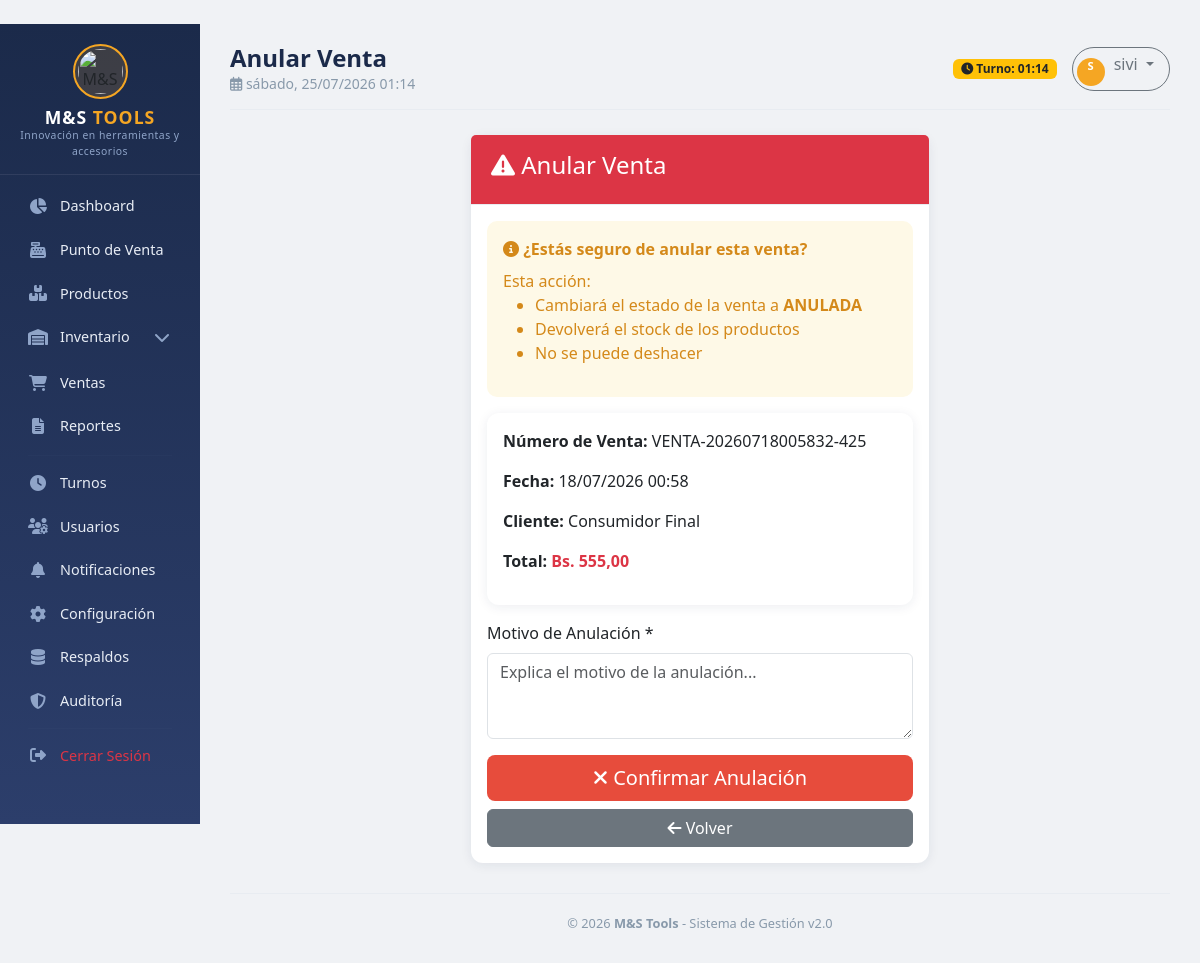
Screenshot of /sales/2/anular/ (signed in) with the database file from the repository.
### apps/sales/models.py (models this page shows, shortened)
class Sale(models.Model):
    PAYMENT_CHOICES = [
        ('EFECTIVO', 'Efectivo'),
        ('TARJETA', 'Tarjeta'),
        ('CREDITO', 'Crédito'),
        ('QR', 'QR / Transferencia'),
    ]
    STATUS_CHOICES = [
        ('PENDIENTE', 'Pendiente'),
        ('COMPLETADA', 'Completada'),
        ('ANULADA', 'Anulada'),
        ('COTIZACION', 'Cotización/Proforma'),
    ]
    INVOICE_CHOICES = [
        ('SIN_IVA', 'Sin IVA (Consumidor Final)'),
        ('CON_IVA', 'Con Factura (16%)'),
    ]
    sale_number = models.CharField('Número de Venta', max_length=20, unique=True)
    date = models.DateTimeField('Fecha', auto_now_add=True)
    user = models.ForeignKey(User, on_delete=models.PROTECT, verbose_name='Vendedor')
    customer_name = models.CharField('Cliente', max_length=200, blank=True)
    customer_phone = models.CharField('Teléfono', max_length=20, blank=True)
    customer_nit = models.CharField('NIT/CI', max_length=20, blank=True)
    subtotal = models.DecimalField('Subtotal', max_digits=12, decimal_places=2, default=0)
    discount = models.DecimalField('Descuento', max_digits=12, decimal_places=2, default=0)
    tax = models.DecimalField('IVA', max_digits=12, decimal_places=2, default=0)
    tax_rate = models.DecimalField('Tasa IVA', max_digits=5, decimal_places=2, default=0)
    total = models.DecimalField('Total', max_digits=12, decimal_places=2, default=0)
    payment_method = models.CharField('Método de Pago', max_length=20, choices=PAYMENT_CHOICES, default='EFECTIVO')
    amount_paid = models.DecimalField('Monto Pagado', max_digits=12, decimal_places=2, default=0)
    change_amount = models.DecimalField('Vuelto', max_digits=12, decimal_places=2, default=0)
    is_quotation = models.BooleanField('¿Es Cotización/Proforma?', default=False)
    invoice_type = models.CharField('Tipo de Facturación', max_length=20, choices=INVOICE_CHOICES, default='SIN_IVA')
    invoice_number = models.CharField('Nº Factura', max_length=20, blank=True)
    status = models.CharField('Estado', max_length=20, choices=STATUS_CHOICES, default='PENDIENTE')
    notes = models.TextField('Observaciones', blank=True)
    created_at = models.DateTimeField('Creado', auto_now_add=True)
    updated_at = models.DateTimeField('Actualizado', auto_now=True)
    class Meta:
        verbose_name = 'Venta'
        verbose_name_plural = 'Ventas'
        ordering = ['-date']

### apps/sales/views.py (the view, shortened to what this page needs)
# urls.py: path('<int:pk>/anular/', views.sale_cancel, name='cancel'),
@login_required
def sale_cancel(request, pk):
    sale = get_object_or_404(Sale, pk=pk)
    if sale.status == 'ANULADA':
        messages.warning(request, 'Esta venta ya fue anulada')
        return redirect('sales:detail', pk=pk)
    if sale.status == 'COTIZACION':
        messages.warning(request, 'Las cotizaciones no se pueden anular')
        return redirect('sales:detail', pk=pk)
    if sale.status == 'PENDIENTE':
        messages.warning(request, 'Las ventas pendientes no se pueden anular')
        return redirect('sales:detail', pk=pk)
    return render(request, 'sales/cancel.html', {'sale': sale, 'title': 'Anular Venta'})

### apps/notifications/context_processors.py (called while the page is built)
def notifications_processor(request):
    if request.user.is_authenticated:
        notificaciones = Notification.objects.filter(
            user=request.user,
            is_read=False
        ).order_by('-created_at')[:10]
        total_no_leidas = Notification.objects.filter(
            user=request.user,
            is_read=False
        ).count()
        return {
            'notificaciones': notificaciones,
            'total_notificaciones': total_no_leidas
        }
    return {
        'notificaciones': [],
        'total_notificaciones': 0
    }

### templates/sales/cancel.html (shortened to what this page needs)
{% extends 'base/base.html' %}
{% load static %}
{% block content %}
<div class="row">
    <div class="col-md-6 mx-auto">
        <div class="card border-danger">
            <div class="card-header bg-danger text-white">
                <h4><i class="fas fa-exclamation-triangle"></i> Anular Venta</h4>
            </div>
            <div class="card-body">
                <div class="alert alert-warning">
                    <i class="fas fa-info-circle"></i>
                    <strong>¿Estás seguro de anular esta venta?</strong>
                    <p class="mt-2 mb-0">Esta acción:</p>
                    <ul>
                        <li>Cambiará el estado de la venta a <strong>ANULADA</strong></li>
                        <li>Devolverá el stock de los productos</li>
                        <li>No se puede deshacer</li>
                    </ul>
                </div>
                <div class="card mb-3">
                    <div class="card-body">
                        <p><strong>Número de Venta:</strong> {{ sale.sale_number }}</p>
                        <p><strong>Fecha:</strong> {{ sale.date|date:"d/m/Y H:i" }}</p>
                        <p><strong>Cliente:</strong> {{ sale.customer_name|default:"Consumidor Final" }}</p>
                        <p><strong>Total:</strong> <strong class="text-danger">Bs. {{ sale.total|floatformat:2 }}</strong></p>
                    </div>
                </div>
                <form method="post">
                    <div class="mb-3">
                        <label class="form-label">Motivo de Anulación *</label>
                        <textarea name="motivo" class="form-control" rows="3" required placeholder="Explica el motivo de la anulación..."></textarea>
                    </div>
                    <div class="d-grid gap-2">
                        <button type="submit" class="btn btn-danger btn-lg">
                            <i class="fas fa-times"></i> Confirmar Anulación
                        </button>
                        <a href="{% url 'sales:detail' sale.pk %}" class="btn btn-secondary">
                            <i class="fas fa-arrow-left"></i> Volver
                        </a>
                    </div>
                </form>
            </div>
        </div>
    </div>
</div>
{% endblock %}

### templates/base/base.html (shortened to what this page needs)
﻿<!DOCTYPE html>
<html lang="es">
<head>
    <link href="https://cdn.jsdelivr.net/npm/bootstrap@5.3.0/dist/css/bootstrap.min.css" rel="stylesheet">
    <link rel="stylesheet" href="https://cdnjs.cloudflare.com/ajax/libs/font-awesome/6.4.0/css/all.min.css">
</head>
<body>
    <div class="container-fluid">
        <div class="row">
            <div class="col-md-2 col-lg-2 d-none d-md-block sidebar p-0">
                <div class="logo">
    <div class="logo-icon">
        <img src="/media/logos/logo_redondo.png" alt="M&S Tools" style="width: 45px; height: 45px; object-fit: contain; border-radius: 50%;">
    </div>
    <h5>M&S <span>TOOLS</span></h5>
    <small>Innovación en herramientas y accesorios</small>
</div>
                <div class="nav-section">
                    <a class="nav-link {% if request.resolver_match.url_name == 'dashboard' %}active{% endif %}" href="{% url 'core:dashboard' %}">
                        <i class="fas fa-chart-pie"></i> Dashboard
                    </a>
                    <a class="nav-link" href="{% url 'sales:pos' %}">
                        <i class="fas fa-cash-register"></i> Punto de Venta
                    </a>
                    <a class="nav-link" href="{% url 'products:list' %}">
                        <i class="fas fa-boxes"></i> Productos
                    </a>
                    <div class="submenu-toggle nav-link" onclick="toggleSubmenu(this)">
                        <i class="fas fa-warehouse"></i> Inventario
                        <span class="chevron"><i class="fas fa-chevron-down"></i></span>
                    </div>
                    <a class="nav-link" href="{% url 'sales:list' %}">
                        <i class="fas fa-shopping-cart"></i> Ventas
                    </a>
<a class="nav-link" href="{% url 'reports:dashboard' %}">
    <i class="fas fa-file-alt"></i> Reportes
</a>
                    <hr class="sidebar-divider">
                    <a class="nav-link" href="{% url 'users:shift_dashboard' %}">
                        <i class="fas fa-clock"></i> Turnos
                    </a>
                    {% if user.is_superuser %}
                    <a class="nav-link" href="{% url 'users:list' %}">
                        <i class="fas fa-users-cog"></i> Usuarios
                    </a>
                    {% endif %}
                    <a class="nav-link" href="{% url 'notifications:list' %}">
                        <i class="fas fa-bell"></i> Notificaciones
                    </a>
                    {% if user.is_superuser %}
                    <a class="nav-link" href="{% url 'core:settings' %}">
                        <i class="fas fa-cog"></i> Configuración
                    </a>
                    {% endif %}
                    {% if user.is_superuser %}
                    <a class="nav-link" href="{% url 'backup:list' %}">
                        <i class="fas fa-database"></i> Respaldos
                    </a>
                    {% endif %}
                    {% if user.is_superuser %}
                    <a class="nav-link" href="{% url 'audit:dashboard' %}">
                        <i class="fas fa-shield-alt"></i> Auditoría
                    </a>
                    {% endif %}
                    <hr class="sidebar-divider">
                    <a class="nav-link text-danger" href="{% url 'core:logout' %}">
                        <i class="fas fa-sign-out-alt"></i> Cerrar Sesión
                    </a>
                </div>
            </div>
            <div class="col-md-10 col-lg-10 main-content">
                <div class="top-bar">
                    <div>
                        <h4>{% block page_title %}{{ title|default:"Dashboard" }}{% endblock %}</h4>
                        <small><i class="far fa-calendar-alt"></i> {% now "l, d/m/Y H:i" %}</small>
                    </div>
                    <div class="user-info">
                        <span class="badge bg-warning text-dark">
                            <i class="fas fa-clock"></i> Turno: {% now "H:i" %}
                        </span>
                        <div class="dropdown">
                            <button class="btn btn-outline-secondary dropdown-toggle" type="button" data-bs-toggle="dropdown" style="border-radius: 30px; padding: 4px 15px 4px 4px;">
                                <span class="user-avatar" style="display: inline-block; width: 28px; height: 28px; font-size: 0.7rem; margin-right: 5px;">
                                    {{ user.username|first|upper }}
                                </span>
                                {{ user.username|default:"Invitado" }}
                            </button>
                        </div>
                    </div>
                </div>
                {% block content %}{% endblock %}
                <div class="footer">
                    &copy; {% now "Y" %} <strong>M&S Tools</strong> - Sistema de Gestión v2.0
                </div>
            </div>
        </div>
    </div>
</body>
</html>

### templates/base/base.html (style rules this page uses)
:root { --primary-dark: #1B2A4A; --primary-medium: #2C3E6B; --primary-light: #3A5A8C; --accent-gold: #F5A623; --accent-gold-light: #F7C948; --text-light: #E8EDF5; --text-muted: #8FA4C8; --sidebar-bg: #1B2A4A; --sidebar-hover: rgba(245, 166, 35, 0.15); --sidebar-active: #F5A623; }
* { margin: 0; padding: 0; box-sizing: border-box; }
body { background-color: #F0F2F5; font-family: 'Segoe UI', Tahoma, Geneva, Verdana, sans-serif; }
.sidebar { min-height: 100vh; background: linear-gradient(180deg, #1B2A4A 0%, #2C3E6B 100%); padding: 0; position: sticky; top: 0; overflow-y: auto; height: 100vh; scrollbar-width: thin; scrollbar-color: var(--accent-gold) transparent; }
.logo { text-align: center; padding: 20px 0 15px 0; border-bottom: 1px solid rgba(255,255,255,0.08); }
.logo-icon { width: 55px; height: 55px; background: rgba(245, 166, 35, 0.15); border-radius: 50%; display: flex; align-items: center; justify-content: center; margin: 0 auto 8px auto; border: 2px solid var(--accent-gold); }
.logo h5 { color: #fff; margin: 0; font-weight: 700; font-size: 1.1rem; letter-spacing: 1px; }
.logo h5 span { color: var(--accent-gold); }
.logo small { color: var(--text-muted); font-size: 0.65rem; letter-spacing: 0.5px; }
.nav-section { padding: 8px 12px 4px 12px; }
.sidebar .nav-link { color: var(--text-light); padding: 10px 16px; border-radius: 8px; margin: 2px 0; transition: all 0.25s ease; font-size: 0.9rem; display: flex; align-items: center; gap: 12px; }
.sidebar .nav-link i { width: 20px; text-align: center; font-size: 1rem; color: var(--text-muted); transition: color 0.3s; }
.submenu-toggle { cursor: pointer; user-select: none; }
.submenu-toggle .chevron { margin-left: auto; transition: transform 0.3s ease; font-size: 0.7rem; color: var(--text-muted); }
.sidebar-divider { border-color: rgba(255,255,255,0.06); margin: 6px 16px; }
.main-content { padding: 20px 30px; min-height: 100vh; }
.top-bar { display: flex; justify-content: space-between; align-items: center; margin-bottom: 25px; padding-bottom: 15px; border-bottom: 1px solid #E8ECF1; }
.top-bar h4 { font-weight: 600; color: var(--primary-dark); margin: 0; }
.top-bar small { color: #8899AA; }
.user-info { display: flex; align-items: center; gap: 15px; }
.user-avatar { width: 36px; height: 36px; border-radius: 50%; background: var(--accent-gold); color: #fff; display: flex; align-items: center; justify-content: center; font-weight: 600; font-size: 0.9rem; }
.card { border-radius: 12px; border: none; box-shadow: 0 2px 12px rgba(27, 42, 74, 0.08); transition: transform 0.2s, box-shadow 0.2s; }
.card-header { background: transparent; border-bottom: 1px solid #E8ECF1; font-weight: 600; color: var(--primary-dark); padding: 16px 20px; }
.alert { border-radius: 10px; border: none; }
.alert-warning { background: #FEF9E7; color: #D4891A; }
.btn-danger { background: #E74C3C; border: none; border-radius: 8px; }
.footer { text-align: center; padding: 20px 0 10px 0; color: #8899AA; font-size: 0.8rem; border-top: 1px solid #E8ECF1; margin-top: 30px; }

### rows the page displays
Sale: sale_number "VENTA-20260718005832-425", date "18/07/2026 00:58", customer_name "Consumidor Final", total "555,00"

### other values shown
{{ title|default:"Dashboard" }} "Anular Venta"
{{ user.username|first|upper }} "S"
{{ user.username|default:"Invitado" }} "sivi"
